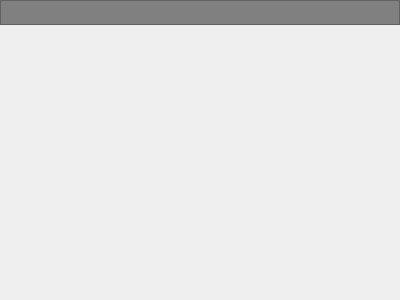
<?xml version="1.0" encoding="UTF-8"?>
<ui version="4.0">
 <class>SettingsDialogWidget</class>
 <widget class="QWidget" name="SettingsDialogWidget">
  <property name="geometry">
   <rect>
    <x>0</x>
    <y>0</y>
    <width>400</width>
    <height>300</height>
   </rect>
  </property>
  <property name="windowTitle">
   <string>Settings</string>
  </property>
  <layout class="QVBoxLayout" name="verticalLayout_2">
   <property name="spacing">
    <number>1</number>
   </property>
   <property name="leftMargin">
    <number>0</number>
   </property>
   <property name="topMargin">
    <number>0</number>
   </property>
   <property name="rightMargin">
    <number>0</number>
   </property>
   <property name="bottomMargin">
    <number>0</number>
   </property>
   <item>
    <widget class="QFrame" name="frame">
     <property name="styleSheet">
      <string notr="true">background:gray</string>
     </property>
     <property name="frameShape">
      <enum>QFrame::StyledPanel</enum>
     </property>
     <property name="frameShadow">
      <enum>QFrame::Raised</enum>
     </property>
     <layout class="QHBoxLayout" name="horizontalLayout">
      <property name="leftMargin">
       <number>4</number>
      </property>
      <property name="topMargin">
       <number>0</number>
      </property>
      <property name="rightMargin">
       <number>4</number>
      </property>
      <property name="bottomMargin">
       <number>0</number>
      </property>
      <item>
       <widget class="QToolButton" name="btBack">
        <property name="icon">
         <iconset resource="../startertool.qrc">
          <normaloff>:/images/back.svg</normaloff>:/images/back.svg</iconset>
        </property>
        <property name="autoRaise">
         <bool>true</bool>
        </property>
       </widget>
      </item>
      <item>
       <spacer name="horizontalSpacer">
        <property name="orientation">
         <enum>Qt::Horizontal</enum>
        </property>
        <property name="sizeHint" stdset="0">
         <size>
          <width>40</width>
          <height>20</height>
         </size>
        </property>
       </spacer>
      </item>
     </layout>
    </widget>
   </item>
   <item>
    <layout class="QHBoxLayout" name="horizontalLayout_2">
     <item>
      <widget class="QFrame" name="buttonsWidget">
       <property name="minimumSize">
        <size>
         <width>10</width>
         <height>0</height>
        </size>
       </property>
       <layout class="QVBoxLayout" name="verticalLayout">
        <property name="spacing">
         <number>3</number>
        </property>
        <property name="leftMargin">
         <number>3</number>
        </property>
        <property name="topMargin">
         <number>3</number>
        </property>
        <property name="rightMargin">
         <number>3</number>
        </property>
        <property name="bottomMargin">
         <number>3</number>
        </property>
        <item>
         <spacer name="verticalSpacer">
          <property name="orientation">
           <enum>Qt::Vertical</enum>
          </property>
          <property name="sizeHint" stdset="0">
           <size>
            <width>20</width>
            <height>40</height>
           </size>
          </property>
         </spacer>
        </item>
       </layout>
      </widget>
     </item>
     <item>
      <widget class="QStackedWidget" name="stackedWidget">
       <property name="sizePolicy">
        <sizepolicy hsizetype="Expanding" vsizetype="Preferred">
         <horstretch>0</horstretch>
         <verstretch>0</verstretch>
        </sizepolicy>
       </property>
      </widget>
     </item>
    </layout>
   </item>
  </layout>
 </widget>
 <resources>
  <include location="../startertool.qrc"/>
 </resources>
 <connections/>
</ui>
